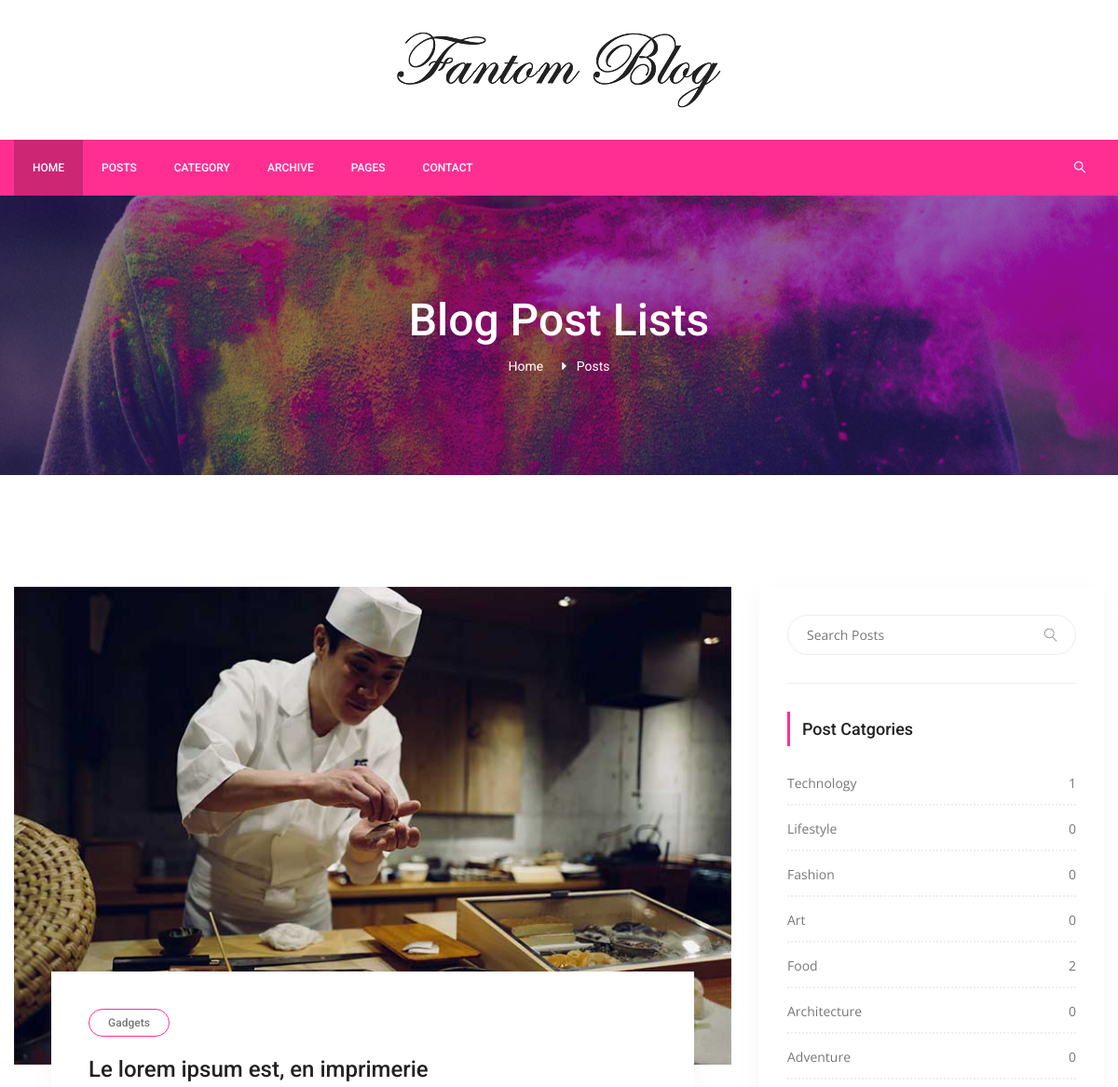
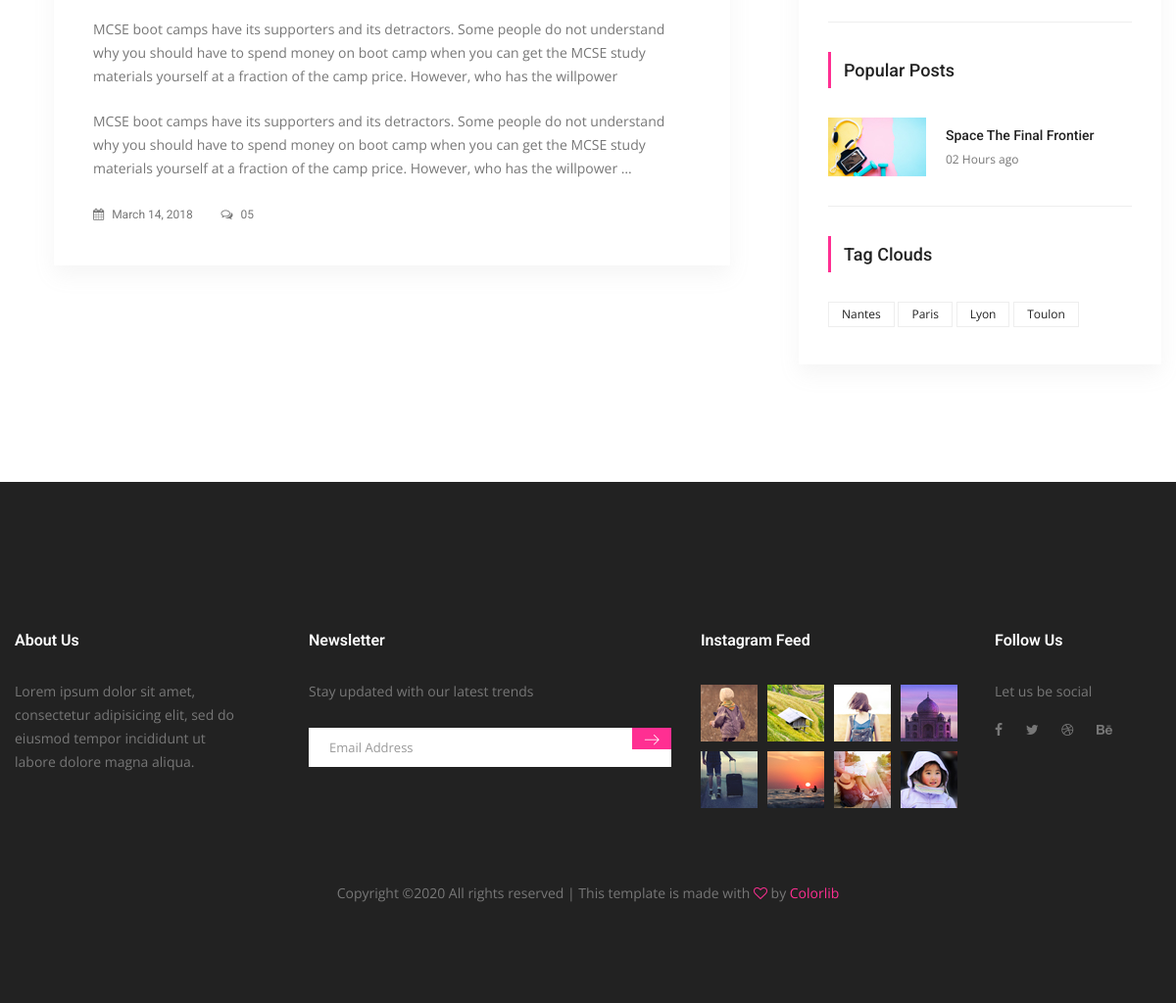
The page /post/tag/paris/ on the database its author committed (2 pictures, top to bottom).
### blog/models.py (models this page shows, shortened)
class Post(models.Model):
    title = models.CharField(max_length=150)
    category = models.ForeignKey(Category, on_delete=models.CASCADE, related_name="posts")
    content = models.TextField()
    image = models.ImageField(upload_to="images")
    created = models.DateTimeField(auto_now_add=True)
    author = models.ForeignKey(User, on_delete=models.CASCADE)
    slug = models.SlugField()
    tag = models.ManyToManyField(Tag, related_name="tags", blank=True)
    def get_absolute_url(self):
        return reverse('post-detail', kwargs={'slug': self.slug})

class Category(models.Model):
    title = models.CharField(max_length=150)
    slug = models.SlugField()
    def get_absolute_url(self):
        return reverse('post-by-category', kwargs={'category': self.slug})
    def post_count(self):
        return self.posts.all().count()

class Tag(models.Model):
    title = models.CharField(max_length=100)
    slug = models.SlugField()
    def get_absolute_url(self):
        return reverse('post-by-tag', kwargs={'tag': self.slug})

### blog/views.py (the view)
# urls.py: path('post/tag/<slug:tag>/', views.TagListView.as_view(), name="post-by-tag"),
class TagListView(ListView):
    model = Post
    template_name = "post_by_tag.html"
    context_object_name = "posts"
    def get_queryset(self):
        self.title = get_object_or_404(Tag, slug=self.kwargs['tag'])
        return Post.objects.filter(tag=self.title)
    def get_context_data(self, **kwargs):
        context = super().get_context_data(**kwargs)
        self.title = get_object_or_404(Tag, slug=self.kwargs['tag'])
        context['tags'] = self.title
        return context

### blog/templatetags/custom_tags.py (called while the page is built)
@register.simple_tag(name="categories")
def all_categories():
    return Category.objects.all()

@register.simple_tag(name="tags")
def all_tags():
    return Tag.objects.all()

### blog/templates/blog/post_list.html
{% extends "layout/base.html" %}
{% load static %}
{% block content %}
        <section class="banner_area">
            <div class="banner_inner d-flex align-items-center">
            	<div class="overlay bg-parallax" data-stellar-ratio="0.9" data-stellar-vertical-offset="0" data-background=""></div>
				<div class="container">
					<div class="banner_content text-center">
						<h2>Blog Post Lists</h2>
						<div class="page_link">
							<a href="{% url 'home' %}">Home</a>
							<a href="{% url 'post-list' %}">Posts </a>
						</div>
					</div>
				</div>
            </div>
        </section>
    <section class="blog_area p_120">
        <div class="container">
            <div class="row">
                <div class="col-lg-8">
                    <div class="blog_left_sidebar">
                        {% for post in posts %}
                        <article class="blog_style1">
                            	<div class="blog_img">
                            		<img class="img-fluid" src="{{ post.image.url }}" alt="">
                            	</div>
                            	<div class="blog_text">
									<div class="blog_text_inner">
										<a class="cat" href="#">Gadgets</a>
										<a href="{{ post.get_absolute_url }}"><h4>{{ post.title }}</h4></a>
                                        <p>{{ post.content|linebreaks|truncatewords:90 }}</p>
										<div class="date">
											<a href="#"><i class="fa fa-calendar" aria-hidden="true"></i> March 14, 2018</a>
											<a href="#"><i class="fa fa-comments-o" aria-hidden="true"></i> 05</a>
										</div>
									</div>
                            	</div>
                            </article>
                        {% endfor %}
                    </div>
                </div>
                <div class="col-lg-4">
                    {% include 'partials/sidebar.html' %}
                </div>
            </div>
        </div>
    </section>
{% endblock content %}

### templates/partials/sidebar.html
{% load static %}
{% load custom_tags %}
<div class="blog_right_sidebar">
    <aside class="single_sidebar_widget search_widget">
        <div class="input-group">
            <input type="text" class="form-control" placeholder="Search Posts">
            <span class="input-group-btn">
                <button class="btn btn-default" type="button"><i class="lnr lnr-magnifier"></i></button>
            </span>
        </div>
        <div class="br"></div>
    </aside>
    <aside class="single_sidebar_widget post_category_widget">
        <h4 class="widget_title">Post Catgories</h4>
        <ul class="list cat-list">
            {% categories as categories %}
            {% for cat in categories %}
            <li>
                <a href="{{ cat.get_absolute_url }}" class="d-flex justify-content-between">
                    <p>{{ cat.title }}</p>
                    <p>{{ cat.post_count }}</p>
                </a>
            </li>
           {% endfor %}
        </ul>
        <div class="br"></div>
    </aside>
    <aside class="single_sidebar_widget popular_post_widget">
        <h3 class="widget_title">Popular Posts</h3>
        <div class="media post_item">
            <img src="{% static 'img/blog/popular-post/post1.jpg' %}" alt="post">
            <div class="media-body">
                <a href="blog-details.html"><h3>Space The Final Frontier</h3></a>
                <p>02 Hours ago</p>
            </div>
        </div>
        <div class="br"></div>
    </aside>
    <aside class="single-sidebar-widget tag_cloud_widget">
        <h4 class="widget_title">Tag Clouds</h4>
        <ul class="list">
            {% tags as labels %}
            {% for label in labels %}
            <li><a href="{{ label.get_absolute_url }}">{{ label.title }}</a></li>
            {% endfor %}
        </ul>
    </aside>
</div>

### rows shown on the page
Post: image (picture), title "Le lorem ipsum est, en imprimerie", content "MCSE boot camps have its supporters and its detractors. Some people do not understand why you should have to spend money on boot camp when you can get the MCSE study materials yourself at a fraction of the camp price. However, who has the willpower MCSE boot camps have its supporters and its detractors. Some people do not understand why you should have to spend money on boot camp when you can get the MCSE study materials yourself at a fraction of the camp price. However, who has the willpower …"
Category: title "Technology", post_count "1"
Category: title "Lifestyle", post_count "0"
Category: title "Fashion", post_count "0"
Category: title "Art", post_count "0"
Category: title "Food", post_count "2"
Category: title "Architecture", post_count "0"
Category: title "Adventure", post_count "0"
Tag: title "Nantes"
Tag: title "Paris"
Tag: title "Lyon"
Tag: title "Toulon"
